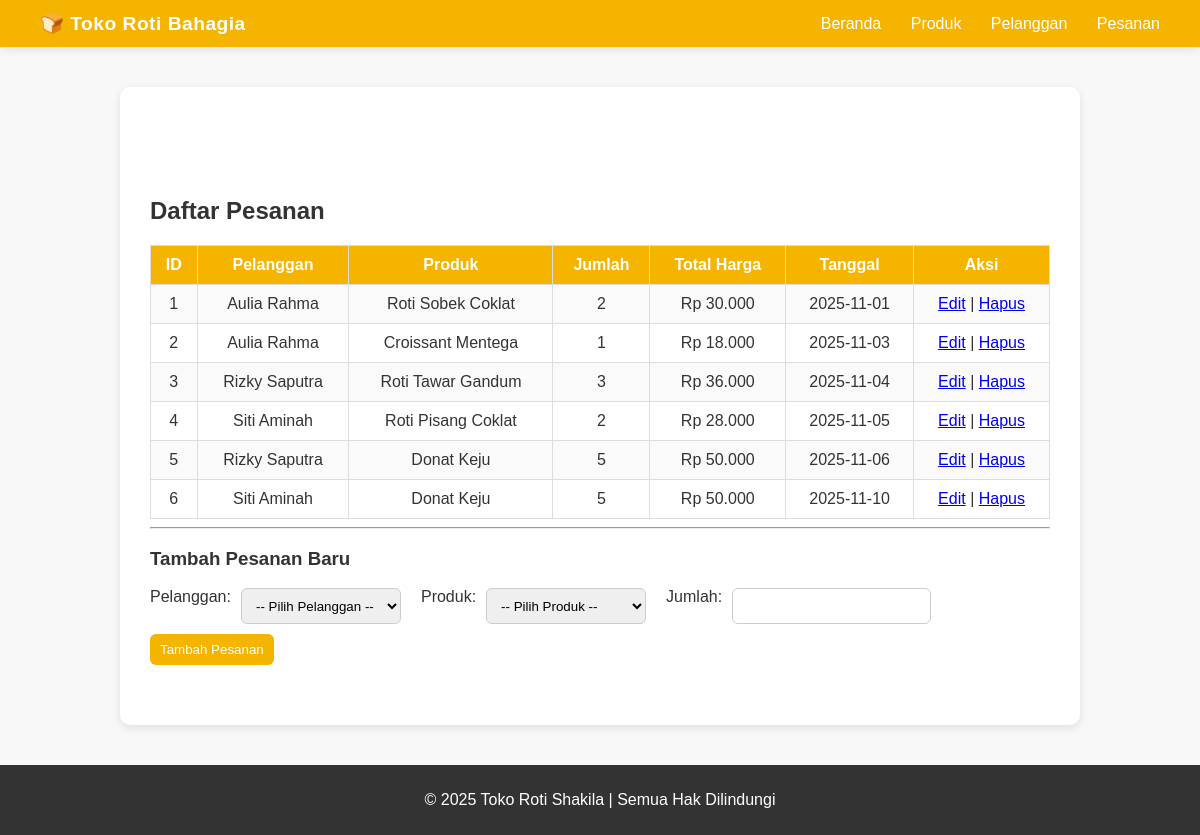
The app's page /?page=pesanan with its own data.
### tables this page shows
CREATE TABLE `pesanan` (
  `id_pesanan` int(11) NOT NULL,
  `id_pelanggan` int(11) DEFAULT NULL,
  `id_produk` int(11) DEFAULT NULL,
  `tanggal_pesan` date DEFAULT curdate(),
  `jumlah` int(11) NOT NULL,
  `total_harga` int(11) DEFAULT NULL
);

CREATE TABLE `pelanggan` (
  `id_pelanggan` int(11) NOT NULL,
  `nama_pelanggan` varchar(100) NOT NULL,
  `email` varchar(100) DEFAULT NULL,
  `no_hp` varchar(20) DEFAULT NULL
);

CREATE TABLE `produk` (
  `id_produk` int(11) NOT NULL,
  `nama_produk` varchar(100) NOT NULL,
  `harga` int(11) NOT NULL,
  `stok` int(11) DEFAULT 0
);

### config/db.php (called while the page is built, shortened)
<?php
class Database
{
    private $host = "localhost";
    private $username = "root";
    private $password = "";
    private $dbname = "toko_roti";
    public function __construct()
    {
        try {
            $this->conn = new PDO("mysql:host=$this->host;dbname=$this->dbname", $this->username, $this->password);
        } catch (PDOException $e) {
            echo "Connection failed: " . $e->getMessage();
        }
    }
}
?>

### class/Pesanan.php (called while the page is built, shortened)
<?php
require_once 'config/db.php';
class Pesanan
{
    private $db;
    public function __construct()
    {
        $this->db = (new Database())->conn;
    }
    public function getAllPesanan()
    {
        $sql = "SELECT
                    pesanan.id_pesanan,
                    pelanggan.nama_pelanggan,
                    produk.nama_produk,
                    pesanan.id_pelanggan,
                    pesanan.id_produk,
                    pesanan.jumlah,
                    pesanan.total_harga,
                    pesanan.tanggal_pesan
                FROM pesanan
                INNER JOIN pelanggan ON pesanan.id_pelanggan = pelanggan.id_pelanggan
                INNER JOIN produk ON pesanan.id_produk = produk.id_produk
                ORDER BY pesanan.tanggal_pesan ASC";
        $stmt = $this->db->query($sql);
        return $stmt->fetchAll(PDO::FETCH_ASSOC);
    }
}
?>

### view/pesanan.php (the view, shortened to what this page needs)
<?php
$pesananList = $pesanan->getAllPesanan();
$produkList = $produk->getAllProduk();
$pelangganList = $pelanggan->getAllPelanggan();
?>
<h2>Daftar Pesanan</h2>
<table border="1" cellpadding="8" cellspacing="0">
    <tr>
        <th>ID</th>
        <th>Pelanggan</th>
        <th>Produk</th>
        <th>Jumlah</th>
        <th>Total Harga</th>
        <th>Tanggal</th>
        <th>Aksi</th>
    </tr>
    <?php foreach ($pesananList as $p): ?>
        <tr>
            <td><?= $p['id_pesanan'] ?></td>
            <td><?= htmlspecialchars($p['nama_pelanggan']) ?></td>
            <td><?= htmlspecialchars($p['nama_produk']) ?></td>
            <td><?= $p['jumlah'] ?></td>
            <td>Rp <?= number_format($p['total_harga'], 0, ',', '.') ?></td>
            <td><?= $p['tanggal_pesan'] ?></td>
            <td>
                <a href="?page=pesanan&edit=<?= $p['id_pesanan'] ?>">Edit</a> |
                <a href="?page=pesanan&delete=<?= $p['id_pesanan'] ?>"
                    onclick="return confirm('Yakin ingin hapus pesanan ini?')">Hapus</a>
            </td>
        </tr>
    <?php endforeach; ?>
</table>
<hr>
<?php if (isset($_GET['edit'])):
    $editData = $pesanan->getPesananById($_GET['edit']);
    ?>
    <h3>Edit Pesanan</h3>
    <form method="POST">
        <input type="hidden" name="id_pesanan" value="<?= $editData['id_pesanan'] ?>">
        <label>Pelanggan:</label>
        <select name="id_pelanggan" required>
            <?php foreach ($pelangganList as $pl): ?>
                <option value="<?= $pl['id_pelanggan'] ?>" <?= $pl['id_pelanggan'] == $editData['id_pelanggan'] ? 'selected' : '' ?>>
                    <?= $pl['nama_pelanggan'] ?>
                </option>
            <?php endforeach; ?>
        </select><br><br>
        <label>Produk:</label>
        <select name="id_produk" required>
            <?php foreach ($produkList as $pr): ?>
                <option value="<?= $pr['id_produk'] ?>" <?= $pr['id_produk'] == $editData['id_produk'] ? 'selected' : '' ?>>
                    <?= $pr['nama_produk'] ?>
                </option>
            <?php endforeach; ?>
        </select><br><br>
        <label>Jumlah:</label>
        <input type="number" name="jumlah" min="1" value="<?= $editData['jumlah'] ?>" required><br><br>
        <button type="submit" name="update_pesanan">Simpan Perubahan</button>
    </form>
<?php else: ?>
    <h3>Tambah Pesanan Baru</h3>
    <form method="POST">
        <label>Pelanggan:</label>
        <select name="id_pelanggan" required>
            <option value="">-- Pilih Pelanggan --</option>
        </select><br><br>
        <label>Produk:</label>
        <select name="id_produk" required>
            <option value="">-- Pilih Produk --</option>
        </select><br><br>
        <label>Jumlah:</label>
        <input type="number" name="jumlah" min="1" required><br><br>
        <button type="submit" name="tambah_pesanan">Tambah Pesanan</button>
    </form>
<?php endif; ?>

### style.css (style rules this page uses)
body { font-family: 'Poppins', sans-serif; margin: 0; background: #f8f8f8; color: #333; }
body { margin: 0; font-family: 'Poppins', sans-serif; background: #f8f8f8; color: #333; }
table { width: 100%; border-collapse: collapse; margin-top: 15px; }
th, td { border: 1px solid #ddd; padding: 10px; text-align: center; }
th { background: #f4b400; color: white; }
tr:nth-child(even) { background: #fafafa; }
form { margin-bottom: 20px; display: flex; gap: 10px; flex-wrap: wrap; }
form input, form select, form button, .btn-cancel { padding: 8px 10px; border: 1px solid #ccc; border-radius: 6px; font-family: inherit; }
form button { background: #f4b400; color: white; border: none; cursor: pointer; }

### records on screen
pesanan: id_pesanan "1", id_pelanggan.nama_pelanggan "Aulia Rahma", id_produk.nama_produk "Roti Sobek Coklat", jumlah "2", total_harga "30.000", tanggal_pesan "2025-11-01"
pesanan: id_pesanan "2", id_pelanggan.nama_pelanggan "Aulia Rahma", id_produk.nama_produk "Croissant Mentega", jumlah "1", total_harga "18.000", tanggal_pesan "2025-11-03"
pesanan: id_pesanan "3", id_pelanggan.nama_pelanggan "Rizky Saputra", id_produk.nama_produk "Roti Tawar Gandum", jumlah "3", total_harga "36.000", tanggal_pesan "2025-11-04"
pesanan: id_pesanan "4", id_pelanggan.nama_pelanggan "Siti Aminah", id_produk.nama_produk "Roti Pisang Coklat", jumlah "2", total_harga "28.000", tanggal_pesan "2025-11-05"
pesanan: id_pesanan "5", id_pelanggan.nama_pelanggan "Rizky Saputra", id_produk.nama_produk "Donat Keju", jumlah "5", total_harga "50.000", tanggal_pesan "2025-11-06"
pesanan: id_pesanan "6", id_pelanggan.nama_pelanggan "Siti Aminah", id_produk.nama_produk "Donat Keju", jumlah "5", total_harga "50.000", tanggal_pesan "2025-11-10"
